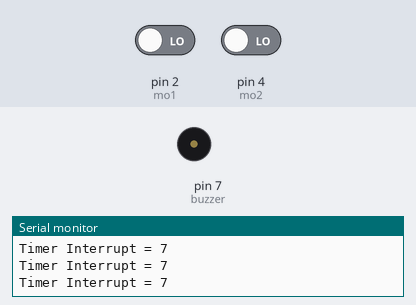
The sketch below on a simulated Arduino Uno, built with avr-gcc and run on an emulated ATmega328P. On the bench: buzzer (waves = sounding), the last lines printed to the serial monitor. The test bench sets the inputs (shaded band); at power-on: pin 2 (mo1) LOW, pin 4 (mo2) LOW.

Above: at 1.2 s.
1.3 s: pin 2 (mo1) driven HIGH
At 2.1 s:
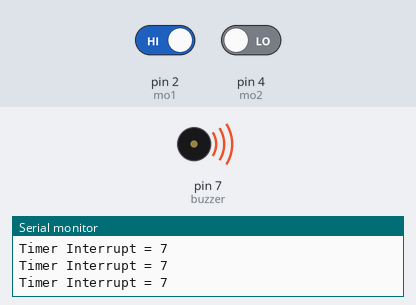
4.3 s: pin 2 (mo1) driven LOW
At 4.7 s:
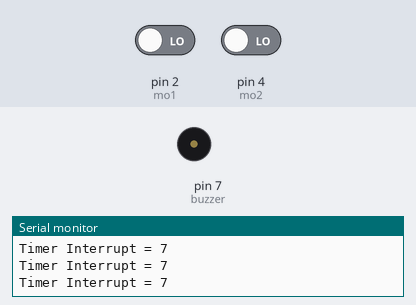
5.8 s: pin 4 (mo2) driven HIGH
At 7.6 s:
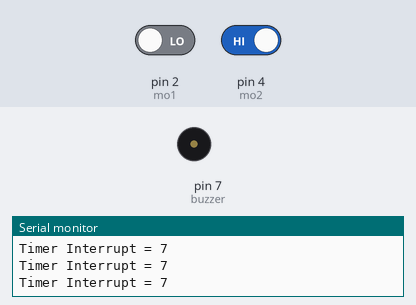
Timing chart, 0 to 14.8 s (numbered marks = the images above; inputs shaded):
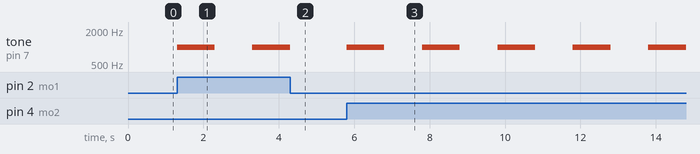

The sketch:

TASK_1.4D.ino
```cpp
const int buzzer = 7;
int ledPin= 13;
unsigned long time;

int mo1= 2;
int mo2= 4;


void setup()
{
  Serial.begin(9600);

  pinMode(buzzer, OUTPUT);

  pinMode(mo1, INPUT);
  pinMode(mo2, INPUT);

  //PCICR |= 0b00000111;
  //PCMSK2 |= 0b10011100;


    // initialize timer1

  noInterrupts();           // disable all interrupts

  TCCR1A = 0;

  TCCR1B = 0;

  TCNT1  = 0;


  OCR1A = 31250;            // compare match register 16MHz/256/2Hz

  TCCR1B |= (1 << WGM12);   // CTC mode

  TCCR1B |= (1 << CS12);    // 256 prescaler

  TIMSK1 |= (1 << OCIE1A);  // enable timer compare interrupt

  interrupts();             // enable all interrupts


}


ISR(TIMER1_COMPA_vect)          // timer compare interrupt service routine

{

  digitalWrite(buzzer, digitalRead(buzzer) ^ 10);   // toggle LED pin
  Serial.print("Timer Interrupt = ");
  Serial.println(buzzer);

}
void loop()
{

  if(digitalRead(2)){

  tone(buzzer, 1000); // Send 1KHz sound signal...
  delay(1000);        // ...for 1 sec
  noTone(buzzer);     // Stop sound...
  delay(1000);        // ...for 1sec
   Serial.print("Motion Detected = ");
   Serial.println(mo1);

  }


  if(digitalRead(4)){

  tone(buzzer, 1000); // Send 1KHz sound signal...
  delay(1000);        // ...for 1 sec
  noTone(buzzer);     // Stop sound...
  delay(1000);        // ...for 1sec
   Serial.print("Motion Detected = ");
   Serial.println(mo2);

  }


}

ISR(PCINT2_vect)
{
  mo1 = PIND & B00000100;
  mo2 = PIND & B00010000;
}
```

Measured:
- after the input at 1.3 s, tone on pin 7 (buzzer): silent → 1000 Hz at once, → silent 1.0 s later, → 1000 Hz 1.0 s later
- after the input at 4.3 s, tone on pin 7 (buzzer): goes on until 4.3 s, then stays silent
- after the input at 5.8 s, tone on pin 7 (buzzer): alternates 1000 Hz for 1.0 s and silent for 1.0 s, starting at once
